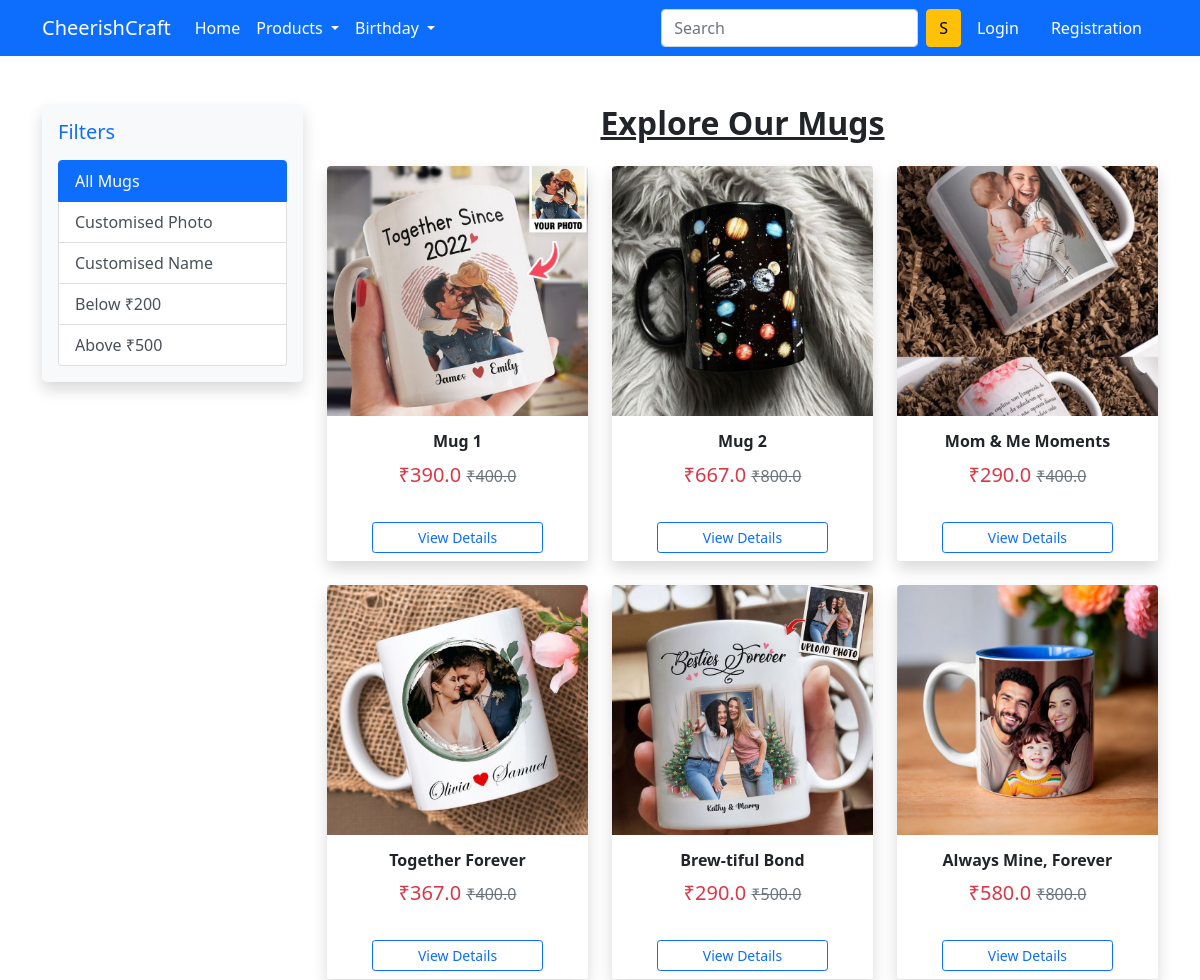
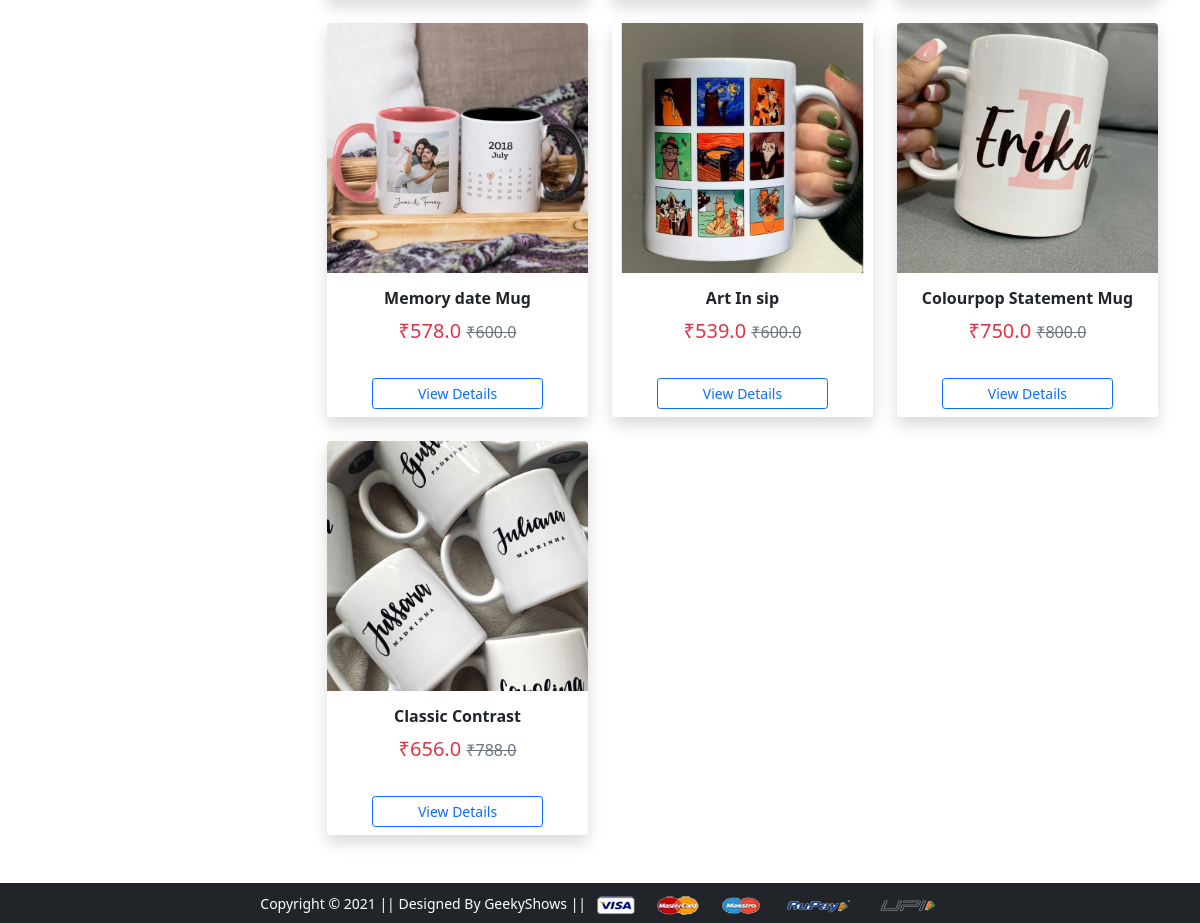
The page /mug/ on the database its author committed (2 pictures, top to bottom).
### app/models.py (models this page shows, shortened)
class Product(models.Model):
 title = models.CharField(max_length=100)
 selling_price = models.FloatField()
 discounted_price = models.FloatField()
 description = models.TextField()
 type = models.CharField(max_length=100)
 category = models.CharField( choices=CATEGORY_CHOICES, max_length=2)
 product_image = models.ImageField(upload_to='productimg')

### app/views.py (the view)
# urls.py: path('mug/', views.mug, name='mug'),
def mug(request, data=None):
	totalitem = 0
	if request.user.is_authenticated:
		totalitem = len(Cart.objects.filter(user=request.user))
	if data==None :
			mugs= Product.objects.filter(category='MG')
	elif data == 'Image' or data == 'Name':
			mugs= Product.objects.filter(category='MG').filter(type=data)
	elif data == 'below':
			mugs = Product.objects.filter(category='MG').filter(discounted_price__lt=200)
	elif data == 'above':
			mugs= Product.objects.filter(category='MG').filter(discounted_price__gt=500)
	return render(request, 'app/mug.html', {'mugs':mugs, 'totalitem':totalitem})

### app/templates/app/mug.html (shortened to what this page needs)
{% extends 'app/base.html' %}
{% load static %}
{% block main-content %}
<div class="container my-5">
  <div class="row">
    <div class="col-md-3 mb-4">
      <div class="p-3 shadow rounded-3 bg-light">
        <h5 class="mb-3 fw-semibold text-primary">Filters</h5>
        <div class="list-group">
          <a href="{% url 'mug' %}" class="list-group-item list-group-item-action active">
            All Mugs
          </a>
          <a href="{% url 'mugproduct' 'Image' %}" class="list-group-item list-group-item-action">
            Customised Photo
          </a>
          <a href="{% url 'mugproduct' 'Name' %}" class="list-group-item list-group-item-action">
            Customised Name
          </a>
          <a href="{% url 'mugproduct' 'below' %}" class="list-group-item list-group-item-action">
            Below ₹200
          </a>
          <a href="{% url 'mugproduct' 'above' %}" class="list-group-item list-group-item-action">
            Above ₹500
          </a>
        </div>
      </div>
    </div>
    <div class="col-md-9">
      <h2 class="mb-4 fw-bold text-center text-decoration-underline">Explore Our Mugs</h2>
      <div class="row g-4">
        {% for product in mugs %}
          <div class="col-sm-6 col-md-4">
            <div class="card h-100 shadow border-0 transition-effect">
              <a href="{% url 'product-detail' product.id %}">
                <img src="{{ product.product_image.url }}" class="card-img-top rounded-top" alt="{{ product.title }}" style="height: 250px; object-fit: cover;">
              </a>
              <div class="card-body text-center">
                <h6 class="fw-bold">{{ product.title }}</h6>
                <p class="mb-0 text-danger fw-semibold fs-5">
                  ₹{{ product.discounted_price }}
                  <span class="text-muted text-decoration-line-through fs-6">₹{{ product.selling_price }}</span>
                </p>
              </div>
              <div class="card-footer bg-white border-0 text-center">
                <a href="{% url 'product-detail' product.id %}" class="btn btn-outline-primary btn-sm w-75 mt-2">View Details</a>
              </div>
            </div>
          </div>
        {% empty %}
          <p class="text-muted text-center">No mugs found. Please check back later!</p>
        {% endfor %}
      </div>
    </div>
  </div>
</div>
{% endblock main-content %}

### app/templates/app/base.html (shortened to what this page needs)
<!doctype html>
{% load static %}
<html lang="en">
  <link href="https://cdn.jsdelivr.net/npm/bootstrap@5.0.0-beta1/dist/css/bootstrap.min.css" rel="stylesheet">
  <link rel="stylesheet" href="{% static 'app/css/owl.carousel.min.css' %}">
  <link rel="stylesheet" href="{% static 'app/css/all.min.css' %}">
  <link rel="stylesheet" href="{% static 'app/css/style.css' %}">
<link href="https://cdn.jsdelivr.net/npm/bootstrap-icons@1.10.5/font/bootstrap-icons.css" rel="stylesheet">
</head>
  <body>
    <nav class="navbar navbar-expand-lg navbar-dark bg-primary">
     <div class="container">
       <a class="navbar-brand" href="/">CheerishCraft</a>
       <div class="collapse navbar-collapse" id="navbarSupportedContent">
         <ul class="navbar-nav me-auto mb-2 mb-lg-0">
           <li class="nav-item">
             <a class="nav-link active" aria-current="page" href="/">Home</a>
           </li>
           <li class="nav-item dropdown">
             <a class="nav-link dropdown-toggle text-white" href="#" id="electronicsDropdown" role="button" data-bs-toggle="dropdown" aria-expanded="false">
               Products
             </a>
           </li>
           <li class="nav-item dropdown">
             <a class="nav-link dropdown-toggle text-white" href="#" id="fashionDropdown" role="button" data-bs-toggle="dropdown" aria-expanded="false">
               Birthday
             </a>
           </li>
         </ul>
         <form class="d-flex">
           <input class="form-control me-2" type="search" placeholder="Search" aria-label="Search">
           <button class="btn btn-warning" type="submit">S</button>
         </form>
         <div>
          <ul class="navbar-nav me-auto mb-2 mb-lg-0">
            {% if request.user.is_authenticated %}
           <li class="nav-item dropdown mx-2">
              <a class="nav-link dropdown-toggle text-white" href="#" id="profileDropdown" role="button" data-bs-toggle="dropdown" aria-expanded="false">
                {{request.user.username|capfirst}}
              </a>
              <ul class="dropdown-menu" aria-labelledby="profileDropdown">
                <li><a class="dropdown-item" href="{% url 'profile' %}">Profile</a></li>
                <li><a class="dropdown-item" href="{% url 'orders' %}">Orders</a></li>
                <li><a class="dropdown-item" href="{% url 'passwordchange' %}">Change Password</a></li>
                <li><a class="dropdown-item" href="{% url 'logout' %}">Logout</a></li>
              </ul>
            </li>
            <li class="nav-item mx-2">
              <a href="{% url 'showcart' %}" class="nav-link text-white"><span class="badge bg-danger">{{totalitem}}</span> Cart </a>
            </li>
            {% else %}
            <li class="nav-item mx-2">
             <a href="{% url 'login' %}" class="nav-link text-white">Login</a>
            </li>
            <li class="nav-item mx-2">
             <a href="{% url 'customerregistration' %}" class="nav-link text-white">Registration</a>
            </li>
            {% endif %}
          </ul>
         </div>
       </div>
     </div>
    </nav>
    {% block main-content %} {% endblock main-content %}
    <footer class="container-fluid bg-dark text-center p-2 mt-5">
        <small class="text-white">Copyright &copy; 2021 || Designed By GeekyShows || </small>
        <img src="{% static 'app/images/payment.png' %}" alt="" srcset="" class="img-fluid" height="2px">
    </footer>
  </body>
</html>

### rows shown on the page
Product: product_image (picture), title "Mug 1", discounted_price "390.0", selling_price "400.0"
Product: product_image (picture), title "Mug 2", discounted_price "667.0", selling_price "800.0"
Product: product_image (picture), title "Mom & Me Moments", discounted_price "290.0", selling_price "400.0"
Product: product_image (picture), title "Together Forever", discounted_price "367.0", selling_price "400.0"
Product: product_image (picture), title "Brew-tiful Bond", discounted_price "290.0", selling_price "500.0"
Product: product_image (picture), title "Always Mine, Forever", discounted_price "580.0", selling_price "800.0"
Product: product_image (picture), title "Memory date Mug", discounted_price "578.0", selling_price "600.0"
Product: product_image (picture), title "Art In sip", discounted_price "539.0", selling_price "600.0"
Product: product_image (picture), title "Colourpop Statement Mug", discounted_price "750.0", selling_price "800.0"
Product: product_image (picture), title "Classic Contrast", discounted_price "656.0", selling_price "788.0"
